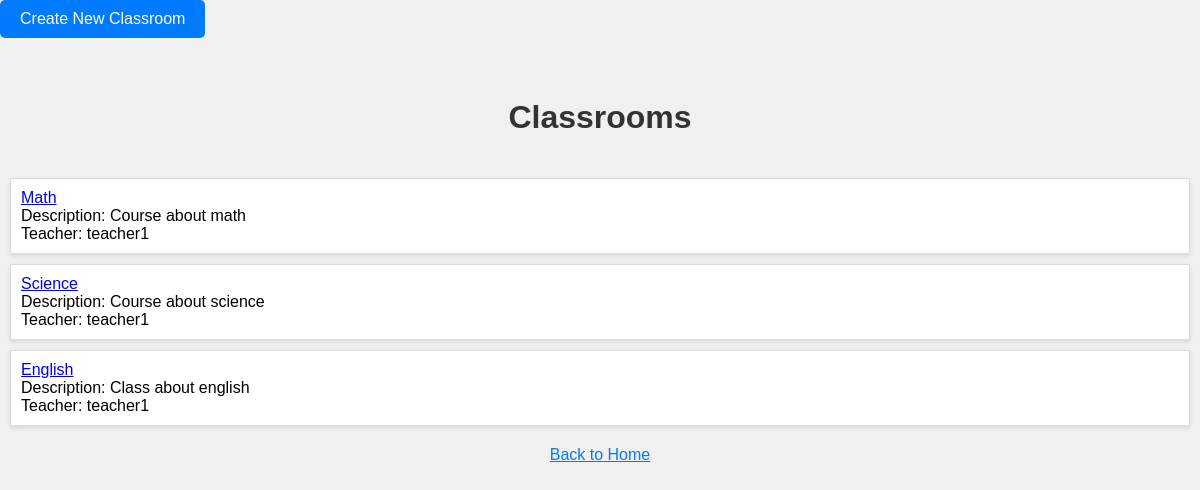
The app's page /teachers/view_classrooms/ with its own data.
### teachers/models.py (models this page shows, shortened)
class Classroom(models.Model):
    id = models.UUIDField(primary_key=True, default=uuid.uuid4, editable=False)
    name = models.CharField(max_length=100)
    description = models.TextField()
    teacher = models.ForeignKey(User, on_delete=models.CASCADE)

### teachers/views.py (the view)
# urls.py: path('view_classrooms/', views.view_classrooms, name='view_classrooms'),
def view_classrooms(request):
    classrooms = Classroom.objects.all()
    return render(request, 'teachers/view_classrooms.html', {'classrooms': classrooms})

### teachers/templates/teachers/view_classrooms.html (shortened to what this page needs)
<!DOCTYPE html>
<html>
<head>
</head>
<body>
    <a href="{% url 'teachers:create_classroom' %}" class="btn">Create New Classroom</a>
    <h1>Classrooms</h1>
    <ul>
        {% for classroom in classrooms %}
        <li>
            <a href="{% url 'teachers:classroom_detail' classroom.id %}">{{ classroom.name }}</a><br>
            <div>
                Description: {{ classroom.description }}<br>
                Teacher: {{ classroom.teacher.username }}
            </div>
        </li>
        {% empty %}
        <li class="empty-list">No classrooms available.</li>
        {% endfor %}
    </ul>
    <a href="{% url 'teachers:home' %}" class="back-link">Back to Home</a>
</body>
</html>

### teachers/templates/teachers/view_classrooms.html (style rules this page uses)
body { font-family: Arial, sans-serif; background-color: #f0f0f0; margin: 0; padding: 0; }
h1 { text-align: center; color: #333; padding: 20px; }
ul { list-style-type: none; padding: 0; margin: 0; }
li { background-color: #fff; border: 1px solid #ddd; margin: 10px; padding: 10px; box-shadow: 0 2px 4px rgba(0, 0, 0, 0.1); }
.btn { display: inline-block; padding: 10px 20px; background-color: #007BFF; color: #fff; text-decoration: none; border-radius: 5px; margin-bottom: 20px; }
.back-link { display: block; text-align: center; margin-top: 20px; color: #007BFF; }

### records on screen
Classroom: name "Math", description "Course about math", teacher.username "teacher1"
Classroom: name "Science", description "Course about science", teacher.username "teacher1"
Classroom: name "English", description "Class about english", teacher.username "teacher1"
